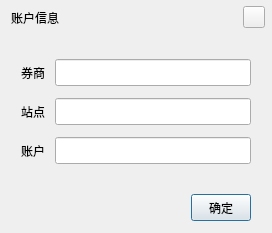
<?xml version='1.0' encoding='utf-8'?>
<ui version="4.0">
	<class>CTradeAccountInfoDialog</class>
	<widget class="QDialog" name="CTradeAccountInfoDialog">
		<property name="windowTitle">
			<string>账户信息</string>
		</property>
		<layout class="QVBoxLayout" name="rootLayout">
			<property name="leftMargin">
				<number>1</number>
			</property>
			<property name="topMargin">
				<number>1</number>
			</property>
			<property name="rightMargin">
				<number>1</number>
			</property>
			<property name="bottomMargin">
				<number>1</number>
			</property>
			<property name="spacing">
				<number>0</number>
			</property>
			<item>
				<widget class="QFrame" name="titleFrame">
					<property name="minimumSize">
						<size>
							<width>0</width>
							<height>33</height>
						</size>
					</property>
					<property name="maximumSize">
						<size>
							<width>16777215</width>
							<height>33</height>
						</size>
					</property>
					<layout class="QHBoxLayout" name="titleLayout">
						<property name="leftMargin">
							<number>10</number>
						</property>
						<property name="topMargin">
							<number>0</number>
						</property>
						<property name="rightMargin">
							<number>6</number>
						</property>
						<property name="bottomMargin">
							<number>0</number>
						</property>
						<item>
							<widget class="QLabel" name="titleLabel">
								<property name="text">
									<string>账户信息</string>
								</property>
							</widget>
						</item>
						<item>
							<widget class="QPushButton" name="closeButton">
								<property name="accessibleName">
									<string>关闭</string>
								</property>
								<property name="toolTip">
									<string>关闭</string>
								</property>
								<property name="autoDefault">
									<bool>false</bool>
								</property>
								<property name="minimumSize">
									<size>
										<width>22</width>
										<height>22</height>
									</size>
								</property>
								<property name="maximumSize">
									<size>
										<width>22</width>
										<height>22</height>
									</size>
								</property>
							</widget>
						</item>
					</layout>
				</widget>
			</item>
			<item>
				<widget class="QWidget" name="formBody">
					<layout class="QVBoxLayout" name="bodyLayout">
						<property name="leftMargin">
							<number>20</number>
						</property>
						<property name="topMargin">
							<number>16</number>
						</property>
						<property name="rightMargin">
							<number>20</number>
						</property>
						<property name="bottomMargin">
							<number>8</number>
						</property>
						<property name="spacing">
							<number>8</number>
						</property>
						<item>
							<layout class="QGridLayout" name="formLayout">
								<item row="0" column="0">
									<widget class="QLabel" name="brokerComboLabel">
										<property name="text">
											<string>券商</string>
										</property>
										<property name="alignment">
											<set>Qt::AlignLeft|Qt::AlignVCenter</set>
										</property>
									</widget>
								</item>
								<item row="0" column="1">
									<widget class="QLineEdit" name="brokerEdit">

										<property name="minimumSize">
											<size>
												<width>0</width>
												<height>27</height>
											</size>
										</property>
										<property name="maximumSize">
											<size>
												<width>16777215</width>
												<height>27</height>
											</size>
										</property>
									</widget>
								</item>
								<item row="1" column="0">
									<widget class="QLabel" name="siteComboLabel">
										<property name="text">
											<string>站点</string>
										</property>
										<property name="alignment">
											<set>Qt::AlignLeft|Qt::AlignVCenter</set>
										</property>
									</widget>
								</item>
								<item row="1" column="1">
									<widget class="QLineEdit" name="siteEdit">

										<property name="minimumSize">
											<size>
												<width>0</width>
												<height>27</height>
											</size>
										</property>
										<property name="maximumSize">
											<size>
												<width>16777215</width>
												<height>27</height>
											</size>
										</property>
									</widget>
								</item>
								<item row="2" column="0">
									<widget class="QLabel" name="accountEditLabel">
										<property name="text">
											<string>账户</string>
										</property>
										<property name="alignment">
											<set>Qt::AlignLeft|Qt::AlignVCenter</set>
										</property>
									</widget>
								</item>
								<item row="2" column="1">
									<widget class="QLineEdit" name="accountEdit">

										<property name="maxLength">
											<number>128</number>
										</property>
										<property name="minimumSize">
											<size>
												<width>0</width>
												<height>27</height>
											</size>
										</property>
										<property name="maximumSize">
											<size>
												<width>16777215</width>
												<height>27</height>
											</size>
										</property>
									</widget>
								</item>
								<property name="verticalSpacing">
									<number>12</number>
								</property>
								<property name="horizontalSpacing">
									<number>10</number>
								</property>
							</layout>
						</item>
					</layout>
				</widget>
			</item>
			<item>
				<widget class="QFrame" name="divider">
					<property name="frameShape">
						<enum>QFrame::NoFrame</enum>
					</property>
					<property name="minimumSize">
						<size>
							<width>0</width>
							<height>1</height>
						</size>
					</property>
					<property name="maximumSize">
						<size>
							<width>16777215</width>
							<height>1</height>
						</size>
					</property>
				</widget>
			</item>
			<item>
				<widget class="QWidget" name="footer">
					<layout class="QVBoxLayout" name="footerLayout">
						<property name="leftMargin">
							<number>20</number>
						</property>
						<property name="topMargin">
							<number>12</number>
						</property>
						<property name="rightMargin">
							<number>20</number>
						</property>
						<property name="bottomMargin">
							<number>11</number>
						</property>
						<item>
							<layout class="QHBoxLayout" name="buttonLayout">
								<property name="spacing">
									<number>12</number>
								</property>
								<item>
									<spacer name="buttonSpacer">
										<property name="orientation">
											<enum>Qt::Horizontal</enum>
										</property>
										<property name="sizeHint" stdset="0">
											<size>
												<width>40</width>
												<height>20</height>
											</size>
										</property>
									</spacer>
								</item>
								<item>
									<widget class="QPushButton" name="loginButton">
										<property name="text">
											<string>确定</string>
										</property>
										<property name="default">
											<bool>true</bool>
										</property>
										<property name="minimumSize">
											<size>
												<width>60</width>
												<height>27</height>
											</size>
										</property>
										<property name="maximumSize">
											<size>
												<width>60</width>
												<height>27</height>
											</size>
										</property>
									</widget>
								</item>
							</layout>
						</item>
					</layout>
					<property name="minimumSize">
						<size>
							<width>0</width>
							<height>50</height>
						</size>
					</property>
					<property name="maximumSize">
						<size>
							<width>16777215</width>
							<height>50</height>
						</size>
					</property>
				</widget>
			</item>
		</layout>
		<property name="minimumSize">
			<size>
				<width>272</width>
				<height>233</height>
			</size>
		</property>
		<property name="maximumSize">
			<size>
				<width>272</width>
				<height>233</height>
			</size>
		</property>
		<property name="sizeGripEnabled">
			<bool>false</bool>
		</property>
	</widget>
	<tabstops>
		<tabstop>brokerEdit</tabstop>
		<tabstop>siteEdit</tabstop>
		<tabstop>accountEdit</tabstop>
		<tabstop>loginButton</tabstop>
	</tabstops>
	<resources />
	<connections />
</ui>
